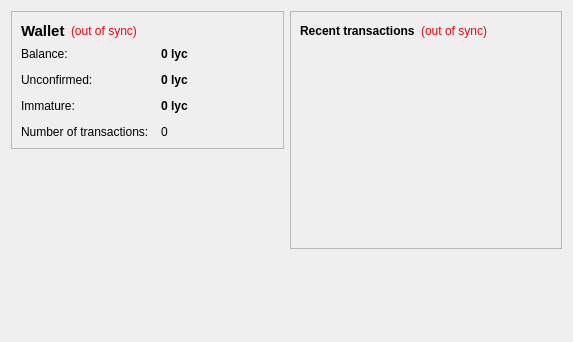
<?xml version="1.0" encoding="UTF-8"?>
<ui version="4.0">
 <class>OverviewPage</class>
 <widget class="QWidget" name="OverviewPage">
  <property name="geometry">
   <rect>
    <x>0</x>
    <y>0</y>
    <width>573</width>
    <height>342</height>
   </rect>
  </property>
  <property name="windowTitle">
   <string>Form</string>
  </property>
  <layout class="QHBoxLayout" name="horizontalLayout" stretch="1,1">
   <item>
    <layout class="QVBoxLayout" name="verticalLayout_2">
     <item>
      <widget class="QFrame" name="frame">
       <property name="frameShape">
        <enum>QFrame::StyledPanel</enum>
       </property>
       <property name="frameShadow">
        <enum>QFrame::Raised</enum>
       </property>
       <layout class="QVBoxLayout" name="verticalLayout_4">
        <item>
         <layout class="QHBoxLayout" name="horizontalLayout_4">
          <item>
           <widget class="QLabel" name="label_5">
            <property name="font">
             <font>
              <pointsize>11</pointsize>
              <weight>75</weight>
              <bold>true</bold>
             </font>
            </property>
            <property name="text">
             <string>Wallet</string>
            </property>
           </widget>
          </item>
          <item>
           <widget class="QLabel" name="labelWalletStatus">
            <property name="toolTip">
             <string>The displayed information may be out of date. Your wallet automatically synchronizes with the loyalcoin network after a connection is established, but this process has not completed yet.</string>
            </property>
            <property name="styleSheet">
             <string notr="true">QLabel { color: red; }</string>
            </property>
            <property name="text">
             <string notr="true">(out of sync)</string>
            </property>
            <property name="alignment">
             <set>Qt::AlignLeading|Qt::AlignLeft|Qt::AlignVCenter</set>
            </property>
           </widget>
          </item>
          <item>
           <spacer name="horizontalSpacer_2">
            <property name="orientation">
             <enum>Qt::Horizontal</enum>
            </property>
            <property name="sizeHint" stdset="0">
             <size>
              <width>40</width>
              <height>20</height>
             </size>
            </property>
           </spacer>
          </item>
         </layout>
        </item>
        <item>
         <layout class="QFormLayout" name="formLayout_2">
          <property name="fieldGrowthPolicy">
           <enum>QFormLayout::AllNonFixedFieldsGrow</enum>
          </property>
          <property name="horizontalSpacing">
           <number>12</number>
          </property>
          <property name="verticalSpacing">
           <number>12</number>
          </property>
          <item row="0" column="0">
           <widget class="QLabel" name="label">
            <property name="text">
             <string>Balance:</string>
            </property>
           </widget>
          </item>
          <item row="0" column="1">
           <widget class="QLabel" name="labelBalance">
            <property name="font">
             <font>
              <weight>75</weight>
              <bold>true</bold>
             </font>
            </property>
            <property name="cursor">
             <cursorShape>IBeamCursor</cursorShape>
            </property>
            <property name="toolTip">
             <string>Your current balance</string>
            </property>
            <property name="text">
             <string notr="true">0 lyc</string>
            </property>
            <property name="textInteractionFlags">
             <set>Qt::LinksAccessibleByMouse|Qt::TextSelectableByKeyboard|Qt::TextSelectableByMouse</set>
            </property>
           </widget>
          </item>
          <item row="1" column="0">
           <widget class="QLabel" name="label_3">
            <property name="text">
             <string>Unconfirmed:</string>
            </property>
           </widget>
          </item>
          <item row="1" column="1">
           <widget class="QLabel" name="labelUnconfirmed">
            <property name="font">
             <font>
              <weight>75</weight>
              <bold>true</bold>
             </font>
            </property>
            <property name="cursor">
             <cursorShape>IBeamCursor</cursorShape>
            </property>
            <property name="toolTip">
             <string>Total of transactions that have yet to be confirmed, and do not yet count toward the current balance</string>
            </property>
            <property name="text">
             <string notr="true">0 lyc</string>
            </property>
            <property name="textInteractionFlags">
             <set>Qt::LinksAccessibleByMouse|Qt::TextSelectableByKeyboard|Qt::TextSelectableByMouse</set>
            </property>
           </widget>
          </item>
          <item row="3" column="0">
           <widget class="QLabel" name="label_2">
            <property name="text">
             <string>Number of transactions:</string>
            </property>
           </widget>
          </item>
          <item row="3" column="1">
           <widget class="QLabel" name="labelNumTransactions">
            <property name="toolTip">
             <string>Total number of transactions in wallet</string>
            </property>
            <property name="text">
             <string notr="true">0</string>
            </property>
           </widget>
          </item>
          <item row="2" column="0">
           <widget class="QLabel" name="labelImmatureText">
            <property name="text">
             <string>Immature:</string>
            </property>
           </widget>
          </item>
          <item row="2" column="1">
           <widget class="QLabel" name="labelImmature">
            <property name="font">
             <font>
              <weight>75</weight>
              <bold>true</bold>
             </font>
            </property>
            <property name="toolTip">
             <string>Mined balance that has not yet matured</string>
            </property>
            <property name="text">
             <string notr="true">0 lyc</string>
            </property>
            <property name="textInteractionFlags">
             <set>Qt::LinksAccessibleByMouse|Qt::TextSelectableByKeyboard|Qt::TextSelectableByMouse</set>
            </property>
           </widget>
          </item>
         </layout>
        </item>
       </layout>
      </widget>
     </item>
     <item>
      <spacer name="verticalSpacer">
       <property name="orientation">
        <enum>Qt::Vertical</enum>
       </property>
       <property name="sizeHint" stdset="0">
        <size>
         <width>20</width>
         <height>40</height>
        </size>
       </property>
      </spacer>
     </item>
    </layout>
   </item>
   <item>
    <layout class="QVBoxLayout" name="verticalLayout_3">
     <item>
      <widget class="QFrame" name="frame_2">
       <property name="frameShape">
        <enum>QFrame::StyledPanel</enum>
       </property>
       <property name="frameShadow">
        <enum>QFrame::Raised</enum>
       </property>
       <layout class="QVBoxLayout" name="verticalLayout">
        <item>
         <layout class="QHBoxLayout" name="horizontalLayout_2">
          <item>
           <widget class="QLabel" name="label_4">
            <property name="text">
             <string>&lt;b&gt;Recent transactions&lt;/b&gt;</string>
            </property>
           </widget>
          </item>
          <item>
           <widget class="QLabel" name="labelTransactionsStatus">
            <property name="toolTip">
             <string>The displayed information may be out of date. Your wallet automatically synchronizes with the loyalcoin network after a connection is established, but this process has not completed yet.</string>
            </property>
            <property name="styleSheet">
             <string notr="true">QLabel { color: red; }</string>
            </property>
            <property name="text">
             <string notr="true">(out of sync)</string>
            </property>
            <property name="alignment">
             <set>Qt::AlignRight|Qt::AlignTrailing|Qt::AlignVCenter</set>
            </property>
           </widget>
          </item>
          <item>
           <spacer name="horizontalSpacer">
            <property name="orientation">
             <enum>Qt::Horizontal</enum>
            </property>
            <property name="sizeHint" stdset="0">
             <size>
              <width>40</width>
              <height>20</height>
             </size>
            </property>
           </spacer>
          </item>
         </layout>
        </item>
        <item>
         <widget class="QListView" name="listTransactions">
          <property name="styleSheet">
           <string notr="true">QListView { background: transparent; }</string>
          </property>
          <property name="frameShape">
           <enum>QFrame::NoFrame</enum>
          </property>
          <property name="verticalScrollBarPolicy">
           <enum>Qt::ScrollBarAlwaysOff</enum>
          </property>
          <property name="horizontalScrollBarPolicy">
           <enum>Qt::ScrollBarAlwaysOff</enum>
          </property>
          <property name="selectionMode">
           <enum>QAbstractItemView::NoSelection</enum>
          </property>
         </widget>
        </item>
       </layout>
      </widget>
     </item>
     <item>
      <spacer name="verticalSpacer_2">
       <property name="orientation">
        <enum>Qt::Vertical</enum>
       </property>
       <property name="sizeHint" stdset="0">
        <size>
         <width>20</width>
         <height>40</height>
        </size>
       </property>
      </spacer>
     </item>
    </layout>
   </item>
  </layout>
 </widget>
 <resources/>
 <connections/>
</ui>
